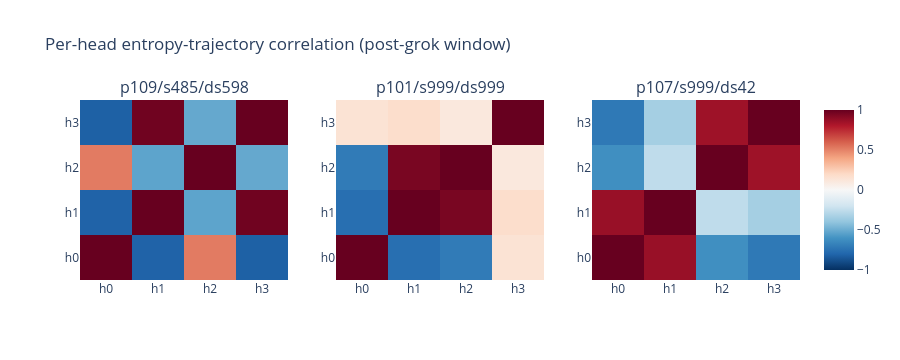

The cell this chart's notebook holds for it:
### Markdown cell above
## 2. The pair — excursion magnitude + entropy-trajectory correlation

A genuine pair = two heads whose late-training entropy excursions are both **large** and **tightly
correlated**. The 4×4 correlation is over the post-grok window. Read it together with the per-head
excursion magnitudes: correlation among near-flat heads is just noise, so the pair is the
*large-excursion* block.

### Code cell
def pairing(eps, ent, postgrok=POSTGROK):
    """Identify the excursing head pair permutation-invariantly over the post-grok window."""
    m = eps >= postgrok
    E, pe = ent[m], eps[m]
    base = np.median(E, 0)
    exc = np.abs(E - base).max(0)                       # per-head peak |excursion|
    C = np.corrcoef(E.T)                                # (H, H) trajectory correlation
    pair = tuple(sorted(int(h) for h in np.argsort(exc)[-2:]))
    rest = tuple(h for h in range(ent.shape[1]) if h not in pair)
    within = float(C[pair[0], pair[1]])
    cross = float(np.mean([C[a, b] for a in pair for b in rest]))
    peak_ep = int(pe[np.argmax(np.abs(E - base).mean(1))])
    return dict(exc=exc, C=C, pair=pair, rest=rest, within=within, cross=cross, peak_ep=peak_ep)


pairs = {tag: pairing(eps, ent) for tag, (eps, ent) in traj.items()}

fig = make_subplots(rows=1, cols=len(pairs), subplot_titles=list(pairs))
for j, (tag, P) in enumerate(pairs.items(), start=1):
    n = len(P["exc"])
    fig.add_trace(go.Heatmap(z=P["C"], zmin=-1, zmax=1, colorscale="RdBu", reversescale=True,
                             x=[f"h{h}" for h in range(n)], y=[f"h{h}" for h in range(n)],
                             showscale=(j == len(pairs))), row=1, col=j)
fig.update_layout(title="Per-head entropy-trajectory correlation (post-grok window)", height=360)
fig.show()

print(f"{'model':16} {'excursion by head':30} {'pair':8} {'within':>7} {'cross':>7} {'peak_ep':>8}")
for tag, P in pairs.items():
    print(f"{tag:16} {str(np.round(P['exc'], 3)):30} {str(P['pair']):8} "
          f"{P['within']:7.3f} {P['cross']:7.3f} {P['peak_ep']:8d}")

### Figure 1 — Plotly figure (JSON) as saved in the notebook; plotly's stock layout.template omitted (floating-point values rounded to 4 significant figures)
{"data": [{"colorscale": [[0.0, "rgb(103,0,31)"], [0.1, "rgb(178,24,43)"], [0.2, "rgb(214,96,77)"], [0.3, "rgb(244,165,130)"], [0.4, "rgb(253,219,199)"], [0.5, "rgb(247,247,247)"], [0.6, "rgb(209,229,240)"], [0.7, "rgb(146,197,222)"], [0.8, "rgb(67,147,195)"], [0.9, "rgb(33,102,172)"], [1.0, "rgb(5,48,97)"]], "reversescale": true, "showscale": false, "type": "heatmap", "x": ["h0", "h1", "h2", "h3"], "xaxis": "x", "y": ["h0", "h1", "h2", "h3"], "yaxis": "y", "z": [[1.0, -0.8105, 0.5218, -0.8185], [-0.8105, 1.0, -0.534, 0.9756], [0.5218, -0.534, 1.0, -0.5151], [-0.8185, 0.9756, -0.5151, 1.0]], "zmax": 1, "zmin": -1}, {"colorscale": [[0.0, "rgb(103,0,31)"], [0.1, "rgb(178,24,43)"], [0.2, "rgb(214,96,77)"], [0.3, "rgb(244,165,130)"], [0.4, "rgb(253,219,199)"], [0.5, "rgb(247,247,247)"], [0.6, "rgb(209,229,240)"], [0.7, "rgb(146,197,222)"], [0.8, "rgb(67,147,195)"], [0.9, "rgb(33,102,172)"], [1.0, "rgb(5,48,97)"]], "reversescale": true, "showscale": false, "type": "heatmap", "x": ["h0", "h1", "h2", "h3"], "xaxis": "x2", "y": ["h0", "h1", "h2", "h3"], "yaxis": "y2", "z": [[1.0, -0.7593, -0.7085, 0.1462], [-0.7593, 1.0, 0.9528, 0.179], [-0.7085, 0.9528, 1.0, 0.1093], [0.1462, 0.179, 0.1093, 1.0]], "zmax": 1, "zmin": -1}, {"colorscale": [[0.0, "rgb(103,0,31)"], [0.1, "rgb(178,24,43)"], [0.2, "rgb(214,96,77)"], [0.3, "rgb(244,165,130)"], [0.4, "rgb(253,219,199)"], [0.5, "rgb(247,247,247)"], [0.6, "rgb(209,229,240)"], [0.7, "rgb(146,197,222)"], [0.8, "rgb(67,147,195)"], [0.9, "rgb(33,102,172)"], [1.0, "rgb(5,48,97)"]], "reversescale": true, "showscale": true, "type": "heatmap", "x": ["h0", "h1", "h2", "h3"], "xaxis": "x3", "y": ["h0", "h1", "h2", "h3"], "yaxis": "y3", "z": [[1.0, 0.8685, -0.6188, -0.7173], [0.8685, 1.0, -0.2578, -0.3398], [-0.6188, -0.2578, 1.0, 0.8521], [-0.7173, -0.3398, 0.8521, 1.0]], "zmax": 1, "zmin": -1}], "layout": {"annotations": [{"font": {"size": 16}, "showarrow": false, "text": "p109/s485/ds598", "x": 0.1444, "xanchor": "center", "xref": "paper", "y": 1.0, "yanchor": "bottom", "yref": "paper"}, {"font": {"size": 16}, "showarrow": false, "text": "p101/s999/ds999", "x": 0.5, "xanchor": "center", "xref": "paper", "y": 1.0, "yanchor": "bottom", "yref": "paper"}, {"font": {"size": 16}, "showarrow": false, "text": "p107/s999/ds42", "x": 0.8556, "xanchor": "center", "xref": "paper", "y": 1.0, "yanchor": "bottom", "yref": "paper"}], "height": 360, "title": {"text": "Per-head entropy-trajectory correlation (post-grok window)"}, "xaxis": {"anchor": "y", "domain": [0.0, 0.2889]}, "xaxis2": {"anchor": "y2", "domain": [0.3556, 0.6444]}, "xaxis3": {"anchor": "y3", "domain": [0.7111, 1.0]}, "yaxis": {"anchor": "x", "domain": [0.0, 1.0]}, "yaxis2": {"anchor": "x2", "domain": [0.0, 1.0]}, "yaxis3": {"anchor": "x3", "domain": [0.0, 1.0]}}}
